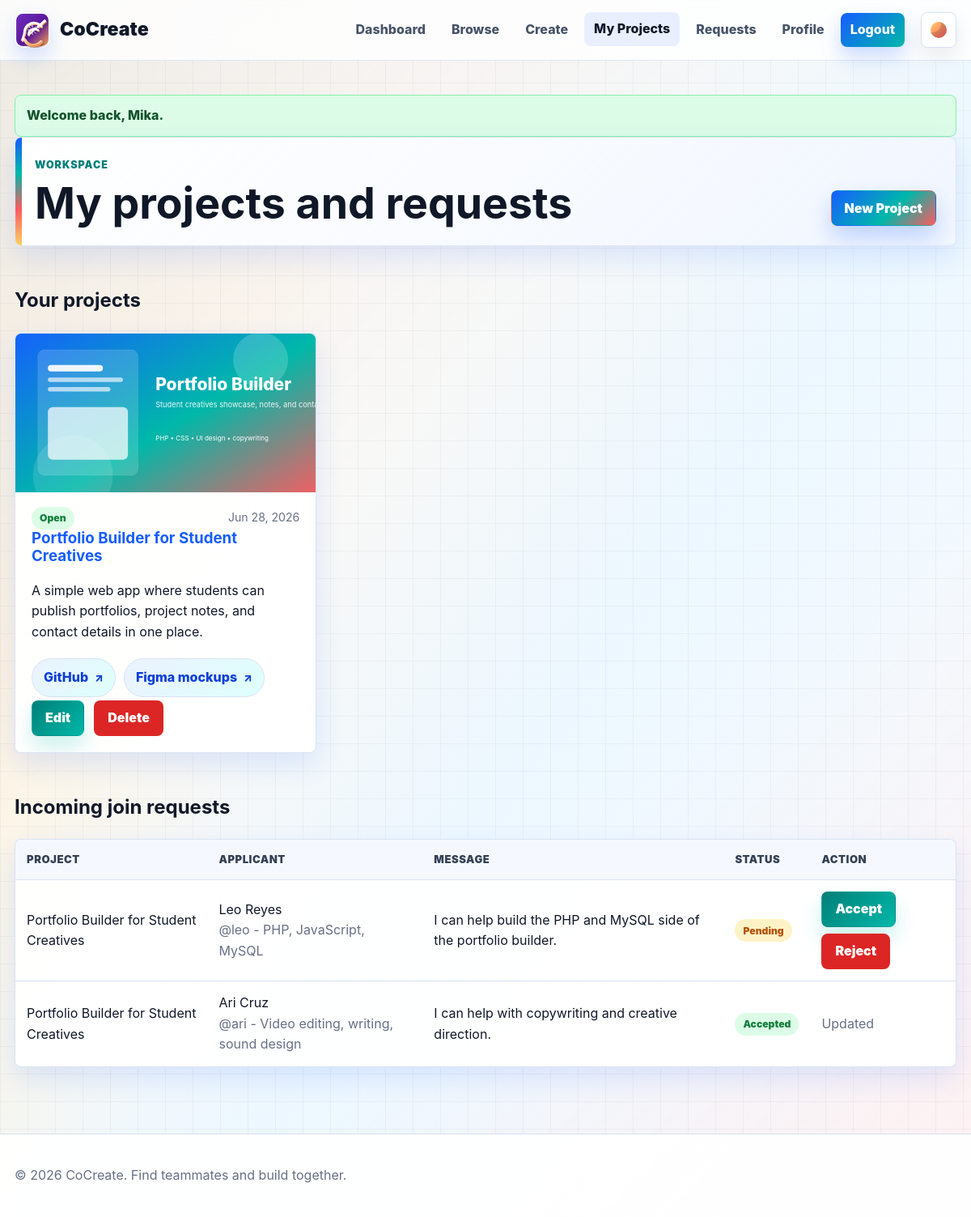
Screenshot of /pages/my_projects.php (signed in) with the database file from the repository.
### tables this page shows
CREATE TABLE projects (
  project_id INT UNSIGNED AUTO_INCREMENT PRIMARY KEY,
  user_id INT UNSIGNED NOT NULL,
  project_title VARCHAR(180) NOT NULL,
  description TEXT NOT NULL,
  required_skills TEXT NOT NULL,
  category VARCHAR(120) NOT NULL,
  project_status ENUM('open', 'in_progress', 'completed') NOT NULL DEFAULT 'open',
  project_image VARCHAR(255) DEFAULT NULL,
  created_at TIMESTAMP NOT NULL DEFAULT CURRENT_TIMESTAMP,
  CONSTRAINT fk_projects_user
    FOREIGN KEY (user_id) REFERENCES users(user_id)
    ON DELETE CASCADE ON UPDATE CASCADE
);

CREATE TABLE project_links (
  link_id INT UNSIGNED AUTO_INCREMENT PRIMARY KEY,
  project_id INT UNSIGNED NOT NULL,
  link_label VARCHAR(80) NOT NULL,
  link_url VARCHAR(2048) NOT NULL,
  sort_order SMALLINT UNSIGNED NOT NULL DEFAULT 0,
  created_at TIMESTAMP NOT NULL DEFAULT CURRENT_TIMESTAMP,
  CONSTRAINT fk_project_links_project
    FOREIGN KEY (project_id) REFERENCES projects(project_id)
    ON DELETE CASCADE ON UPDATE CASCADE
);

CREATE TABLE join_requests (
  request_id INT UNSIGNED AUTO_INCREMENT PRIMARY KEY,
  project_id INT UNSIGNED NOT NULL,
  user_id INT UNSIGNED NOT NULL,
  skill_id INT UNSIGNED DEFAULT NULL,
  message TEXT DEFAULT NULL,
  request_status ENUM('pending', 'accepted', 'rejected') NOT NULL DEFAULT 'pending',
  created_at TIMESTAMP NOT NULL DEFAULT CURRENT_TIMESTAMP,
  UNIQUE KEY unique_project_applicant (project_id, user_id),
  CONSTRAINT fk_requests_project
    FOREIGN KEY (project_id) REFERENCES projects(project_id)
    ON DELETE CASCADE ON UPDATE CASCADE,
  CONSTRAINT fk_requests_user
    FOREIGN KEY (user_id) REFERENCES users(user_id)
    ON DELETE CASCADE ON UPDATE CASCADE,
  CONSTRAINT fk_requests_skill
    FOREIGN KEY (skill_id) REFERENCES skills(skill_id)
    ON DELETE SET NULL ON UPDATE CASCADE
);

CREATE TABLE users (
  user_id INT UNSIGNED AUTO_INCREMENT PRIMARY KEY,
  firstname VARCHAR(80) NOT NULL,
  lastname VARCHAR(80) NOT NULL,
  username VARCHAR(80) NOT NULL UNIQUE,
  email VARCHAR(160) NOT NULL UNIQUE,
  password_hash VARCHAR(255) NOT NULL,
  profile_picture VARCHAR(255) DEFAULT NULL,
  skills TEXT DEFAULT NULL,
  interests TEXT DEFAULT NULL,
  bio TEXT DEFAULT NULL,
  role ENUM('user', 'admin') NOT NULL DEFAULT 'user',
  status ENUM('active', 'disabled') NOT NULL DEFAULT 'active',
  created_at TIMESTAMP NOT NULL DEFAULT CURRENT_TIMESTAMP
);

### includes/session.php (called while the page is built, shortened)
<?php
function is_logged_in(): bool
{
    return isset($_SESSION["user_id"]);
}
function flash(string $key, ?string $message = null)
{
    if ($message === null) {
        $value = $_SESSION["flash"][$key] ?? null;
        return $value;
    }
    return null;
}
function e($value): string
{
    return htmlspecialchars((string) ($value ?? ""), ENT_QUOTES, "UTF-8");
}
function status_label(string $status): string
{
    return ucwords(str_replace("_", " ", $status));
}
function excerpt(?string $text, int $length = 140): string
{
    $text = trim((string) $text);
    if (function_exists("mb_strimwidth")) {
        return mb_strimwidth($text, 0, $length, "...", "UTF-8");
    }
    return strlen($text) > $length
        ? substr($text, 0, $length - 3) . "..."
        : $text;
}
function cocreate_attach_project_links(PDO $pdo, array $items): array
{
    $projectIds = [];
    foreach ($items as $item) {
        $projectId = (int) ($item["project_id"] ?? 0);
        if ($projectId > 0) {
            $projectIds[$projectId] = $projectId;
        }
    }
    $placeholders = implode(", ", array_fill(0, count($projectIds), "?"));
    $grouped = [];
    try {
        $stmt = $pdo->prepare(
            "SELECT project_id, link_label, link_url FROM project_links WHERE project_id IN ($placeholders) ORDER BY sort_order ASC, link_id ASC",
        );
        $stmt->execute(array_values($projectIds));
        foreach ($stmt->fetchAll() ?: [] as $link) {
            $projectId = (int) ($link["project_id"] ?? 0);
            $grouped[$projectId][] = [
                "link_label" => (string) ($link["link_label"] ?? ""),
                "link_url" => (string) ($link["link_url"] ?? ""),
            ];
        }
    } catch (PDOException $e) {
        return $items;
    }
    foreach ($items as &$item) {
        $projectId = (int) ($item["project_id"] ?? 0);
    }
    return $items;
}

### pages/my_projects.php (the view, shortened to what this page needs)
<?php
require_once __DIR__ . "/../includes/session.php";
require_once __DIR__ . "/../includes/db.php";
$assetPrefix = "../";
$pagePrefix = "";
$uid = current_user_id();
$projectStmt = $pdo->prepare(
    "SELECT * FROM projects WHERE user_id = ? ORDER BY created_at DESC",
);
$projectStmt->execute([$uid]);
$projects = cocreate_attach_project_links($pdo, $projectStmt->fetchAll());
$requestStmt = $pdo->prepare(
    "SELECT jr.*, p.project_title, u.firstname, u.lastname, u.username, u.email, u.skills FROM join_requests jr JOIN projects p ON p.project_id = jr.project_id JOIN users u ON u.user_id = jr.user_id WHERE p.user_id = ? ORDER BY jr.created_at DESC",
);
$requestStmt->execute([$uid]);
$requests = $requestStmt->fetchAll();
require_once __DIR__ . "/../includes/header.php";
?>
<section class="page-head">
  <div>
    <p class="eyebrow">Workspace</p>
    <h1>My projects and requests</h1>
  </div>
  <a class="btn btn-primary" href="create_project.php">New Project</a>
</section>
<section class="section">
  <h2>Your projects</h2>
  <div class="cards-grid">
    <?php foreach ($projects as $project): ?>
      <div class="button-row">
        <a class="btn btn-secondary" href="edit_project.php?id=<?= (int) $project[
            "project_id"
        ] ?>">Edit</a>
        <form method="post" data-confirm="Delete this project? This cannot be undone.">
          <button class="btn btn-danger" type="submit">Delete</button>
        </form>
      </div>
      <?php render_project_card($project, [
          "excerpt_length" => 130,
          "show_skills" => false,
          "footer_html" => ob_get_clean(),
      ]); ?>
    <?php endforeach; ?>
  </div>
</section>
<section class="section">
  <h2>Incoming join requests</h2>
  <?php if (!$requests): ?>
    <div class="empty-state">No incoming requests yet.</div>
  <?php else: ?>
    <div class="table-wrap">
      <table>
        <thead><tr><th>Project</th><th>Applicant</th><th>Message</th><th>Status</th><th>Action</th></tr></thead>
        <tbody>
        <?php foreach ($requests as $request): ?>
          <tr>
            <td><?= e($request["project_title"]) ?></td>
            <td>
              <?= e($request["firstname"] . " " . $request["lastname"]) ?><br>
              <span class="muted">@<?= e($request["username"]) ?> - <?= e(
     $request["skills"],
 ) ?></span>
            </td>
            <td><?= e($request["message"] ?: "No message provided.") ?></td>
            <td><span class="status status-<?= e(
                $request["request_status"],
            ) ?>"><?= e(status_label($request["request_status"])) ?></span></td>
            <td>
              <?php if ($request["request_status"] === "pending"): ?>
                <form class="inline-form" method="post">
                  <button class="btn btn-secondary" name="status" value="accepted">Accept</button>
                  <button class="btn btn-danger" name="status" value="rejected">Reject</button>
                </form>
              <?php else: ?>
                <span class="muted">Updated</span>
              <?php endif; ?>
            </td>
          </tr>
        <?php endforeach; ?>
        </tbody>
      </table>
    </div>
  <?php endif; ?>
</section>
<?php require_once __DIR__ . "/../includes/footer.php";
?>

### includes/header.php (shortened to what this page needs)
<?php
require_once __DIR__ . "/session.php";
require_once __DIR__ . "/components.php";
$publicPrefix = cocreate_public_prefix($assetPrefix ?? "");
$styleVersion =
    (string) (@filemtime(__DIR__ . "/../assets/css/styles.css") ?: "1");
$logoVersion =
    (string) (@filemtime(__DIR__ . "/../assets/branding/cocreate-logo.svg") ?:
    "1");
?>
<!doctype html>
<html lang="en">
<head>
  <link rel="stylesheet" href="<?= e(
      $publicPrefix,
  ) ?>assets/css/styles.css?v=<?= e($styleVersion) ?>">
</head>
<body>
<?php include __DIR__ . "/nav.php"; ?>
<main class="container page-shell">
  <?php if ($message = flash("success")): ?>
    <div class="alert alert-success"><?= e($message) ?></div>
  <?php endif; ?>

### includes/nav.php (shortened to what this page needs)
<?php
$publicPrefix = $publicPrefix ?? cocreate_public_prefix($assetPrefix ?? "");
$logoVersion =
    $logoVersion ??
    (string) (@filemtime(__DIR__ . "/../assets/branding/cocreate-logo.svg") ?:
        "1");
$pageRoot = $pagePrefix ?? "";
$current = basename($_SERVER["PHP_SELF"] ?? "");
?>
<header class="site-header">
  <nav class="nav container">
    <a class="brand" href="<?= e($pageRoot) ?>index.php">
      <img class="brand-logo" src="<?= e(
          $publicPrefix,
      ) ?>assets/branding/cocreate-logo.svg?v=<?= e(
    $logoVersion,
) ?>" alt="CoCreate logo" width="44" height="44">
      <span class="brand-text">CoCreate</span>
    </a>
    <button class="theme-toggle" type="button" aria-label="Switch to dark mode" data-theme-toggle>
      <span class="theme-toggle-icon" aria-hidden="true"></span>
    </button>
    <div class="nav-links" data-nav-links>
      <?php if (is_logged_in()): ?>
        <a class="<?= $current === "dashboard.php"
            ? "active"
            : "" ?>" href="<?= e($pageRoot) ?>dashboard.php">Dashboard</a>
        <a class="<?= $current === "browse.php" ? "active" : "" ?>" href="<?= e(
    $pageRoot,
) ?>browse.php">Browse</a>
        <a class="<?= $current === "create_project.php"
            ? "active"
            : "" ?>" href="<?= e($pageRoot) ?>create_project.php">Create</a>
        <a class="<?= $current === "my_projects.php"
            ? "active"
            : "" ?>" href="<?= e($pageRoot) ?>my_projects.php">My Projects</a>
        <a class="<?= $current === "my_requests.php"
            ? "active"
            : "" ?>" href="<?= e($pageRoot) ?>my_requests.php">Requests</a>
        <a class="<?= $current === "profile.php"
            ? "active"
            : "" ?>" href="<?= e($pageRoot) ?>profile.php">Profile</a>
        <a class="nav-button" href="<?= e($pageRoot) ?>logout.php">Logout</a>
      <?php endif; ?>
    </div>
  </nav>
</header>

### includes/components.php (shortened to what this page needs)
<?php
function cocreate_public_prefix(?string $preferred = null): string
{
    $path = parse_url($_SERVER["REQUEST_URI"] ?? "", PHP_URL_PATH) ?: "";
    $insideControllerDir =
        str_contains($path, "/pages/") || str_contains($path, "/admin/");
    if ($insideControllerDir) {
        return $preferred ?? "../";
    }
    return $preferred ?? "";
}
function render_project_media(
    array $project,
    string $class = "project-image",
): void {
    $prefix = cocreate_public_prefix("../");
    $title = (string) ($project["project_title"] ?? "Project");
    if (!empty($project["project_image"])) {
        echo '<img class="' .
            e($class) .
            '" src="' .
            e($prefix . $project["project_image"]) .
            '" alt="' .
            e($title) .
            '">';
        return;
    }
}
function render_project_link_stack(
    array $links,
    int $limit = 0,
    bool $showOverflow = false,
    string $class = "project-link-stack",
): void {
    $displayLinks = $limit > 0 ? array_slice($links, 0, $limit) : $links;
    echo '<div class="' . e($class) . '">';
    foreach ($displayLinks as $link) {
        echo '<a class="project-link-chip" href="' .
            e($link["link_url"] ?? "") .
            '" target="_blank" rel="noopener noreferrer">' .
            e($link["link_label"] ?? "Project link") .
            "</a>";
    }
    echo "</div>";
}
function render_project_card(array $project, array $options = []): void
{
    $id = (int) ($project["project_id"] ?? 0);
    $title = (string) ($project["project_title"] ?? "Untitled project");
    $description = (string) ($project["description"] ?? "");
    $href = $options["href"] ?? "project.php?id=" . $id;
    $statusKey = $options["status_key"] ?? "project_status";
    $status = (string) ($project[$statusKey] ?? "open");
    $dateKey = $options["date_key"] ?? "created_at";
    $date = !empty($project[$dateKey])
        ? date("M j, Y", strtotime((string) $project[$dateKey]))
        : "";
    $excerptLength = (int) ($options["excerpt_length"] ?? 140);
    $footerHtml = $options["footer_html"] ?? "";
    $projectLinks = is_array($project["project_links"] ?? null)
        ? $project["project_links"]
        : [];
    $showProjectLinks = (bool) ($options["show_project_links"] ?? true);
    $projectLinksLimit = (int) ($options["project_links_limit"] ?? 2);
    echo '<article class="card project-card" data-reveal>';
    echo '<a class="project-image-link" href="' . e($href) . '">';
    render_project_media($project);
    echo "</a>";
    echo '<div class="card-meta">';
    echo '<span class="status status-' .
        e($status) .
        '">' .
        e(status_label($status)) .
        "</span>";
    if ($date !== "") {
        echo "<span>" . e($date) . "</span>";
    }
    echo "</div>";
    echo '<h3><a href="' . e($href) . '">' . e($title) . "</a></h3>";
    if ($description !== "") {
        echo "<p>" . e(excerpt($description, $excerptLength)) . "</p>";
    }
    if ($showProjectLinks && $projectLinks) {
        render_project_link_stack(
            $projectLinks,
            $projectLinksLimit,
            true,
            "project-link-stack project-link-stack-card",
        );
    }
    if ($footerHtml !== "") {
        echo $footerHtml;
    }
    echo "</article>";
}

### includes/footer.php (shortened to what this page needs)
</main>
<footer class="footer">
  <div class="container footer-inner">
    <p>&copy; <?= date('Y') ?> CoCreate. Find teammates and build together.</p>
  </div>
</footer>
</body>
</html>

### rows the page displays
projects: project_image (picture), project_status "Open", created_at "Jun 28, 2026", project_title "Portfolio Builder for Student Creatives", description "A simple web app where students can publish portfolios, project notes, and contact details in one place."
project_links: link_label "GitHub"
project_links: link_label "Figma mockups"
join_requests: project.project_title "Portfolio Builder for Student Creatives", user.lastname "Leo Reyes", user.username "leo", user.skills "PHP, JavaScript, MySQL", message "I can help build the PHP and MySQL side of the portfolio builder.", request_status "Pending"
join_requests: project.project_title "Portfolio Builder for Student Creatives", user.lastname "Ari Cruz", user.username "ari", user.skills "Video editing, writing, sound design", message "I can help with copywriting and creative direction.", request_status "Accepted", shows "Updated"

### other values shown
$message "Welcome back, Mika."
